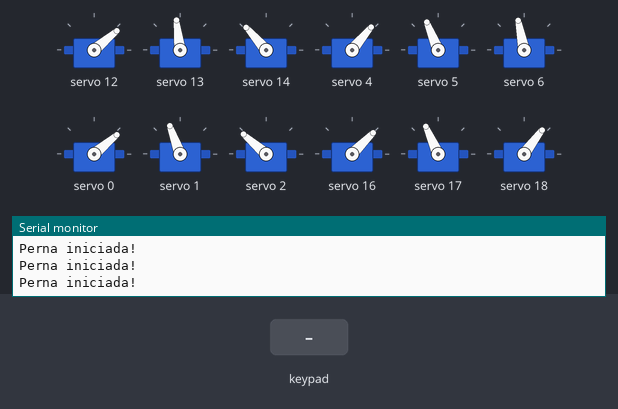
Simulated run of this sketch. Board: ESP32. Shown: 12 × servo, the last lines printed to the serial monitor. The inputs (shaded band) are chosen by the test bench.

Above: at 5.2 s.
5.3 s: key 'U' pressed
At 5.46 s:
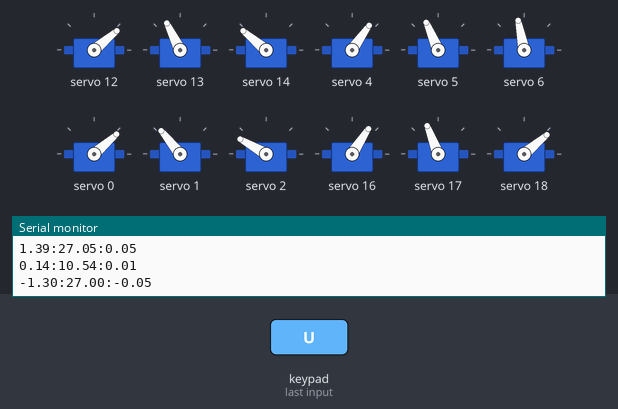
7.2 s: key 'L' pressed
At 7.57 s:
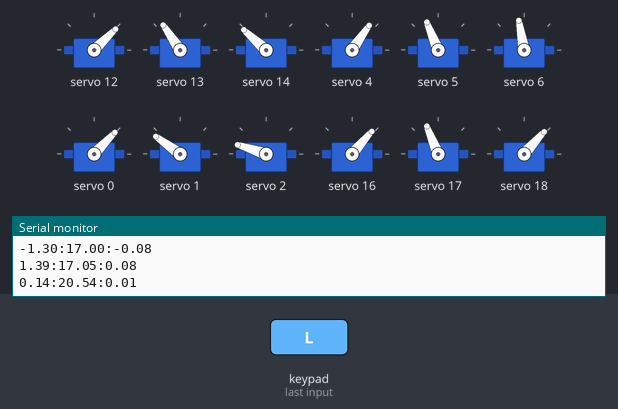
9.1 s: key 'D' pressed
11.0 s: key 'R' pressed
At 11.18 s:
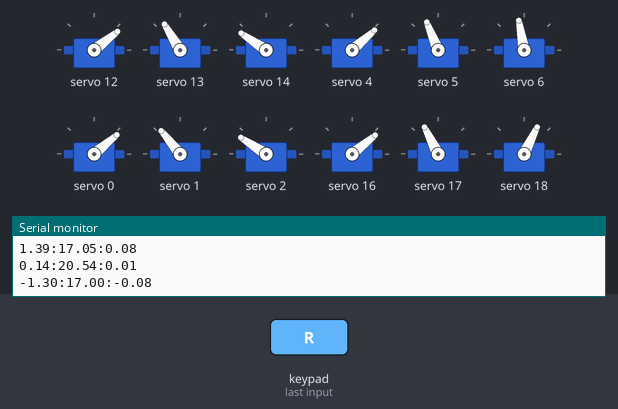
Timing chart, 0 to 13.9 s (numbered marks = the images above; inputs shaded):
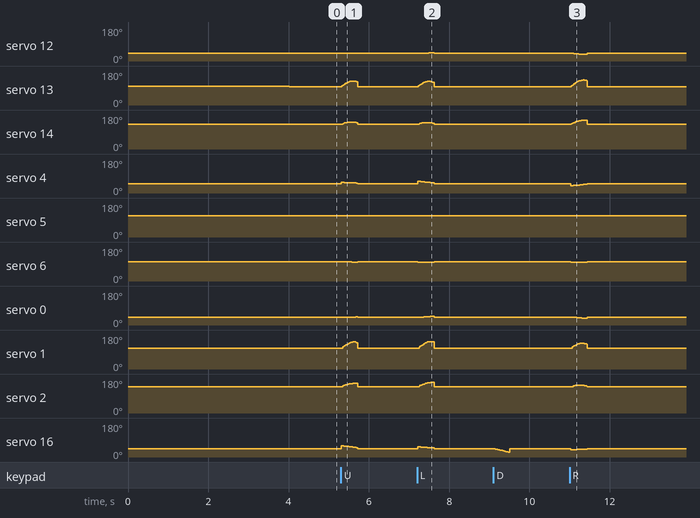

Measured:
- after the input at 5.3 s, servo 12: 40° → 41° after 0.18 s, → 42° 0.16 s later, → 40° 0.09 s later; servo 13: rises from 97° to 127° in 0.24 s, then falls to 97° in 0.15 s
- after the input at 7.2 s, servo 12: 40° → 42° after 0.09 s, → 44° 0.20 s later, → 40° 0.13 s later; servo 13: rises from 97° to 125° in 0.22 s, then falls to 97° in 0.17 s
- after the input at 11.0 s, servo 12: 40° → 38° after 0.11 s, → 37° 0.13 s later, → 40° 0.10 s later; servo 13: rises from 97° to 133° in 0.29 s, then falls to 97° in 0.11 s

The sketch:

tiffany_v1.ino
```cpp
#define CUSTOM_SETTINGS
#define INCLUDE_GAMEPAD_MODULE
#include <DabbleESP32.h>
#include <Wire.h>
#include <Adafruit_PWMServoDriver.h>
#include <math.h>

#define TOTAL_PONTOS 66
#define METADE_PONTOS TOTAL_PONTOS / 2

int OFFSET_EF = 0;
int OFFSET_DT = METADE_PONTOS;
int OFFSET_EM = METADE_PONTOS;
int OFFSET_DF = METADE_PONTOS;
int OFFSET_ET = 0;
int OFFSET_DM = 0;

int bolha = 0;

Adafruit_PWMServoDriver pwm1 = Adafruit_PWMServoDriver(0x40);
Adafruit_PWMServoDriver pwm2 = Adafruit_PWMServoDriver(0x41);

struct Perna {
  Adafruit_PWMServoDriver* pwm;
  int pinOmbro;
  int pinFemur;
  int pinTibia;
  int angOmbro;
  int angFemur;
  int angTibia;
  int proxangOmbro;
  int proxangFemur;
  int proxangTibia;
  float proxangOmbro_rad;
  float proxangFemur_rad;
  float proxangTibia_rad;
  int OMIN;
  int OMAX;
  int FMIN;
  int FMAX;
  int TMIN;
  int TMAX;
  float x_ini;
  float y_ini;
  float z_ini;
  float x;
  float y;
  float z;
  float P0[2];
  float P1[2];
  float P2[2];
  float P3[2];
  float andada[3][TOTAL_PONTOS];
  float andada_rodarAH[3][TOTAL_PONTOS];
  float andada_rodarH[3][TOTAL_PONTOS];
  float angulin;
  float Obodyx;
  float Obodyy;

  Perna(Adafruit_PWMServoDriver* pwm, int pinOmbro, int pinFemur, int pinTibia, int angOmbroIni, int angFemurIni, int angTibiaIni, int OMIN, int OMAX, int FMIN, int FMAX, int TMIN, int TMAX, float Obodyx, float Obodyy) {
    this->pwm = pwm;
    this->pinOmbro = pinOmbro;
    this->pinFemur = pinFemur;
    this->pinTibia = pinTibia;
    this->angOmbro = -1;
    this->angFemur = -1;
    this->angTibia = -1;
    this->proxangOmbro = angOmbroIni;
    this->proxangFemur = angFemurIni;
    this->proxangTibia = angTibiaIni;
    this->proxangOmbro_rad = float(angOmbroIni)*M_PI/180.0;
    this->proxangFemur_rad = float(angFemurIni)*M_PI/180.0;
    this->proxangTibia_rad = float(angTibiaIni)*M_PI/180.0;
    this->OMIN = OMIN;
    this->OMAX = OMAX;
    this->FMIN = FMIN;
    this->FMAX = FMAX;
    this->TMIN = TMIN;
    this->TMAX = TMAX;
    this->x_ini = 0.0;
    this->y_ini = 0.0;
    this->z_ini = 0.0;
    this->x = 0.0;
    this->y = 0.0;
    this->z = 0.0;
    this->P0[0] = 0.0;
    this->P0[1] = 0.0;
    this->P1[0] = 0.0;
    this->P1[1] = 0.0;
    this->P2[0] = 0.0;
    this->P2[1] = 0.0;
    this->P3[0] = 0.0;
    this->P3[1] = 0.0;
    this->angulin = M_PI/6.0;
    this->Obodyx = Obodyx;
    this->Obodyy = Obodyy;
  }

  void iniciaPerna() {
    // passa o ang ou proxang e gera this-x
    this->cinematica_direta_origem(2.6, 9.0, 12.16, this->proxangOmbro_rad, this->proxangFemur_rad, this->proxangTibia_rad);
    this->x_ini = this->x;
    this->y_ini = this->y;
    this->z_ini = this->z;
    // Inicializa os vetores de trajetoria
    this->P0[0] = this->x_ini-4.0;
    this->P0[1] = this->z_ini;
    this->P1[0] = this->P0[0] + 2.0;
    this->P1[1] = this->P0[1] + 6.0;
    this->P2[0] = this->P0[0] + 4.7;
    this->P2[1] = this->P0[1] + 6.0;
    this->P3[0] = this->P0[0] + 8.0;
    this->P3[1] = this->P0[1];

    this->angOmbro = this->proxangOmbro;
    int pulso = map(this->angOmbro, 0, 180, OMIN, OMAX);
    pwm->setPWM(this->pinOmbro, 0, pulso);

    this->angFemur = this->proxangFemur;
    pulso = map(this->angFemur, 0, 180, FMIN, FMAX);
    pwm->setPWM(this->pinFemur, 0, pulso);

    this->angTibia = this->proxangTibia;
    pulso = map(this->angTibia, 0, 180, TMIN, TMAX);
    pwm->setPWM(this->pinTibia, 0, pulso);

    Serial.println("Perna iniciada!");
    // Serial.print("Ombro " + String(this->angOmbro));
    // Serial.print(" Femur " + String(this->angFemur));
    // Serial.println(" Tibia " + String(this->angTibia));
  }

  void moverPerna() {
    if (this->proxangOmbro != this->angOmbro) {
      this->proxangOmbro_rad = float(proxangOmbro)*M_PI/180.0;
      this->angOmbro = this->proxangOmbro;
      int pulso = map(this->angOmbro, 0, 180, OMIN, OMAX);
      pwm->setPWM(this->pinOmbro, 0, pulso);
    }
    if (this->proxangFemur != this->angFemur) {
      this->proxangFemur_rad = float(proxangFemur)*M_PI/180.0;
      this->angFemur = this->proxangFemur;
      int pulso = map(this->angFemur, 0, 180, FMIN, FMAX);
      pwm->setPWM(this->pinFemur, 0, pulso);
    }
    if (this->proxangTibia != this->angTibia) {
      this->proxangTibia_rad = float(proxangTibia)*M_PI/180.0;
      this->angTibia = this->proxangTibia;
      int pulso = map(this->angTibia, 0, 180, TMIN, TMAX);
      pwm->setPWM(this->pinTibia, 0, pulso);
    }
    // Serial.print("Ombro " + String(this->angOmbro));
    // Serial.print(" Femur " + String(this->angFemur));
    // Serial.println(" Tibia " + String(this->angTibia));
  }

  // cinematica_direta_origem(2.6, 9.0, 12.16, this->proxangOmbro_rad, this->proxangFemur_rad, this->proxangTibia_rad)
  void cinematica_direta_origem(float L1, float L2, float L3, float theta1_rad, float theta2_rad, float theta3_rad){
    this->x = -L3*(cos(theta2_rad)*cos(theta3_rad)*sin(theta1_rad) - sin(theta1_rad)*sin(theta2_rad)*sin(theta3_rad)) - L1*sin(theta1_rad) - L2*cos(theta2_rad)*sin(theta1_rad);
    this->y = L1*cos(theta1_rad) - L3*(cos(theta1_rad)*sin(theta2_rad)*sin(theta3_rad) - cos(theta1_rad)*cos(theta2_rad)*cos(theta3_rad)) + L2*cos(theta1_rad)*cos(theta2_rad);
    this->z = L3*sin(theta2_rad + theta3_rad) + L2*sin(theta2_rad);
    // Serial.print("x: " + String(this->x));
    // Serial.print(" y: " + String(this->y));
    // Serial.println(" z: " + String(this->z));
  }

  // cinematica_inversa(2.6, 9.0, 12.16);
  void cinematica_inversa(float L1, float L2, float L3) {
    this->proxangOmbro_rad = -atan2(this->x, this->y);
    this->proxangOmbro = int(this->proxangOmbro_rad * 180.0 / M_PI);

    float y_linha = sqrt(this->x * this->x + this->y * this->y) - L1;
    float L = sqrt(this->z * this->z + y_linha * y_linha);
    //-0.8192 , Ombro 34 Femur 74 Tibia -32
    // -0.8440 , Ombro 34 Femur 73 Tibia -29
    // -0.8677 , Ombro 33 Femur 72 Tibia -27
    // -0.8902 , Ombro 33 Femur 70 Tibia -24
    // -0.9115 , Ombro 33 Femur 69 Tibia -21

    this->proxangTibia_rad = -M_PI + acos((L2 * L2 + L3 * L3 - L * L) / (2 * L2 * L3));
    this->proxangTibia = int(this->proxangTibia_rad * 180.0 / M_PI);
    this->proxangFemur_rad = acos((L * L + L2 * L2 - L3 * L3) / (2 * L * L2)) +
              atan2(this->z, y_linha);
    this->proxangFemur = int(this->proxangFemur_rad * 180.0 / M_PI);
  }

  void proximo_ponto_trajetoria(int k, int offset, float angulo) {
    int kn = (k + offset) % TOTAL_PONTOS;
    float t;
    float u;
    // Atualiza posição
    if (kn < METADE_PONTOS){
      t = float(kn)/(METADE_PONTOS-1);
      u = 1 - t;
      this->x = this->x_ini + cos(angulo)*(-this->x_ini + pow(u, 3) * this->P0[0] + 3 * pow(u, 2) * t * this->P1[0] + 3 * u * pow(t, 2) * this->P2[0] + pow(t, 3) * this->P3[0]);
      this->y = this->y_ini + sin(angulo)*(-this->x_ini + pow(u, 3) * this->P0[0] + 3 * pow(u, 2) * t * this->P1[0] + 3 * u * pow(t, 2) * this->P2[0] + pow(t, 3) * this->P3[0]);
      this->z = pow(u, 3) * this->P0[1] + 3 * pow(u, 2) * t * this->P1[1] + 3 * u * pow(t, 2) * this->P2[1] + pow(t, 3) * this->P3[1];
    }
    else{
      this->x = this->x_ini + cos(angulo)*(-this->x_ini + this->P3[0] + (this->P0[0] - this->P3[0])*(float(kn - METADE_PONTOS) / (METADE_PONTOS - 1)));
      this->y = this->y_ini + sin(angulo)*(-this->x_ini + this->P3[0] + (this->P0[0] - this->P3[0])*(float(kn - METADE_PONTOS) / (METADE_PONTOS - 1)));
      this->z = this->z_ini;
    }
  }

  void proximo_ponto_trajetoria_rodar(int k, int offset, float angulo, float dy) {
    int kn = (k + offset) % TOTAL_PONTOS;
    float t;
    float u;
    float d_theta;
    // Constantes
    float theta_ini = atan2((this->x_ini+this->Obodyx), (this->y_ini+this->Obodyy+dy));
    float aux = this->x_ini+this->Obodyx;
    Serial.print(aux);
    Serial.print(":");
    aux = this->y_ini+this->Obodyy+dy;
    Serial.print(aux);
    Serial.print(":");
    Serial.println(theta_ini);
    float r = sqrt(pow(this->x_ini+this->Obodyx, 2) + pow(this->y_ini+this->Obodyy+dy, 2)); // Não sei se o +dy entra aqui ou é para diminuir o raio mesmo: +dr ou se é ir pra frente mas com passos de largura diferentes
    float angulo_rad = (angulo/180.0)*M_PI;
    // Atualiza posição
    if (kn < METADE_PONTOS){
      t = float(kn)/(METADE_PONTOS-1);
      u = 1 - t;
      d_theta = angulo_rad*t;
      this->x = r*sin(theta_ini + d_theta) - this->Obodyx;
      this->y = r*cos(theta_ini + d_theta) - this->Obodyy - dy;
      this->z = pow(u, 3) * this->P0[1] + 3 * pow(u, 2) * t * this->P1[1] + 3 * u * pow(t, 2) * this->P2[1] + pow(t, 3) * this->P3[1];
    }
    else{
      t = float(TOTAL_PONTOS - 1 - kn) / (METADE_PONTOS - 1);
      d_theta = angulo_rad*t;
      this->x = r*sin(theta_ini + d_theta) - this->Obodyx;
      this->y = r*cos(theta_ini + d_theta) - this->Obodyy - dy;
      this->z = this->z_ini;
    }
  }

  void proximo_ponto_pata(int k, int offset, float dx, float dy, float dz) {
    int kn = (k + offset) % TOTAL_PONTOS;
    float t;
    float u;
    float dx1 = dx/4.0;
    float dx2 = dx/2.0;
    float Px[4] = {this->x_ini, this->x_ini+dx1, this->x_ini+dx2, this->x_ini+dx};
    float dy1 = dy/4.0;
    float dy2 = dy/2.0;
    float Py[4] = {this->y_ini, this->y_ini+dy1, this->y_ini+dy2, this->y_ini+dy};
    float dz1 = dz/4.0;
    float dz2 = dz/2.0;
    float Pz[4] = {this->z_ini, this->z_ini+dz1+6.0, this->z_ini+dz2+10.0, this->z_ini+dz};

    // Atualiza posição
    if (kn < METADE_PONTOS){
      t = float(kn)/(METADE_PONTOS-1);
      u = 1 - t;
      this->x = pow(u, 3) * Px[0] + 3 * pow(u, 2) * t * Px[1] + 3 * u * pow(t, 2) * Px[2] + pow(t, 3) * Px[3];
      this->y = pow(u, 3) * Py[0] + 3 * pow(u, 2) * t * Py[1] + 3 * u * pow(t, 2) * Py[2] + pow(t, 3) * Py[3];
      this->z = pow(u, 3) * Pz[0] + 3 * pow(u, 2) * t * Pz[1] + 3 * u * pow(t, 2) * Pz[2] + pow(t, 3) * Pz[3];
    }
  }

  void proximo_ponto_trajetoria_antigo(int k, int offset) {
    int kn = (k + offset) % TOTAL_PONTOS;
    // Atualiza posição
    this->x = this->andada[0][kn];
    this->y = this->andada[1][kn];
    this->z = this->andada[2][kn];
  }

  void proximo_ponto_trajetoria_rodar_antigo(int k, int offset, int sentido) {
    int kn = (k + offset) % TOTAL_PONTOS;
    // Atualiza posição
    if(sentido==0){ //AH = 0 = GIRAR PRA ESQUERDA
      this->x = this->andada_rodarAH[0][kn];
      this->y = this->andada_rodarAH[1][kn];
      this->z = this->andada_rodarAH[2][kn];
    }
    else{
      this->x = this->andada_rodarH[0][kn];
      this->y = this->andada_rodarH[1][kn];
      this->z = this->andada_rodarH[2][kn];
    }
  }

  void moverPosIni() {
    this->x = this->x_ini;
    this->y = this->y_ini;
    this->z = this->z_ini;

    cinematica_inversa(2.6, 9.0, 12.16);

    if (this->proxangOmbro != this->angOmbro) {
      this->angOmbro = this->proxangOmbro;
      int pulso = map(this->angOmbro, 0, 180, OMIN, OMAX);
      pwm->setPWM(this->pinOmbro, 0, pulso);
    }
    if (this->proxangFemur != this->angFemur) {
      this->angFemur = this->proxangFemur;
      int pulso = map(this->angFemur, 0, 180, FMIN, FMAX);
      pwm->setPWM(this->pinFemur, 0, pulso);
    }
    if (this->proxangTibia != this->angTibia) {
      this->angTibia = this->proxangTibia;
      int pulso = map(this->angTibia, 0, 180, TMIN, TMAX);
      pwm->setPWM(this->pinTibia, 0, pulso);
    }
    // Serial.print("Ombro " + String(this->angOmbro));
    // Serial.print(" Femur " + String(this->angFemur));
    // Serial.println(" Tibia " + String(this->angTibia));
  }
};

int angulo = 0;

Perna EsqF = {&pwm1, 12, 13, 14, 35, 26, -100, 142, 426, 258, 682, 158, -258, 9.44, 5.55}; // ou 145, 475 -> 140, 470
Perna EsqM = {&pwm1, 4, 5, 6, 0, 26, -100, 218, 530, 296, 672, 154, -154, 0.14, 6.5};
Perna EsqT = {&pwm1, 0, 1, 2, -35, 26, -100, 263, 603, 286, 702, 168, -260, -9.35, 5.5};

Perna DirF = {&pwm2, 0, 1, 2, 35, 26, -100, 268, -52, 410, -14, 456, 876, 9.44, 5.55};
Perna DirM = {&pwm2, 8, 9, 10, 0, 26, -100, 390, 18, 330, -6, 432, 850, 0.14, 6.5};
Perna DirT = {&pwm2, 12, 13, 14, -35, 26, -100, 381, -43, 360, -104, 468, 880, -9.35, 5.5};

/*
ULTIMO:
Perna EsqF = {&pwm1, 12, 13, 14, 35, 26, -100, 142, 426, 258, 682, 155, -255}; // ou 145, 475 -> 140, 470
Perna EsqM = {&pwm1, 4, 5, 6, 0, 26, -100, 218, 530, 296, 672, 153, -141};
Perna EsqT = {&pwm1, 0, 1, 2, -35, 26, -100, 263, 603, 234, 642, 165, -245};

Perna DirF = {&pwm2, 0, 1, 2, 35, 26, -100, 268, -52, 410, -14, 458, 860};
Perna DirM = {&pwm2, 8, 9, 10, 0, 26, -100, 390, 18, 330, -6, 377, 681};
Perna DirT = {&pwm2, 12, 13, 14, -35, 26, -100, 183, -157, 360, -104, 470, 880};

Perna EsqF = {&pwm1, 12, 13, 14, 35, 26, -100, 142, 426, 263, 669, 155, -255}; // ou 145, 475 -> 140, 470
Perna EsqM = {&pwm1, 4, 5, 6, 0, 26, -100, 218, 530, 298, 698, 153, -141};
Perna EsqT = {&pwm1, 0, 1, 2, -35, 26, -100, 263, 603, 248, 652, 165, -245}; MEXI NO FEMUR ESQT

Perna DirF = {&pwm2, 0, 1, 2, 35, 26, -100, 268, -52, 407, -17, 458, 860};
Perna DirM = {&pwm2, 8, 9, 10, 0, 26, -100, 390, 18, 320, -12, 377, 681};
Perna DirT = {&pwm2, 12, 13, 14, -35, 26, -100, 183, -157, 357, -83, 470, 880};
*/

void TaskTrajetoria(void *pvParameters);
void TaskServos(void *pvParameters);

void TaskServos(void *pvParameters);

void setup() {
  Serial.begin(115200);
  Dabble.begin("Tiffany");
  Serial.println("Tiffany ligada");

  pwm1.begin();
  pwm1.setPWMFreq(50);  // This is the maximum PWM frequency

  pwm2.begin();
  pwm2.setPWMFreq(50);  // This is the maximum PWM frequency

  delay(2000);

  EsqF.iniciaPerna();
  EsqM.iniciaPerna();
  EsqT.iniciaPerna();

  DirF.iniciaPerna();
  DirM.iniciaPerna();
  DirT.iniciaPerna();
  delay(2000);

  xTaskCreate(TaskTrajetoria, "Trajetoria", 4096, NULL, 1, NULL);
  xTaskCreate(TaskServos, "Servos", 4096, NULL, 1, NULL);
  }

void loop(){

}

bool select_apertado = 0;
int angulo_joystick;
void TaskTrajetoria(void *pvParameters) {
  int k = 0;
  for (;;) {
    if (bolha == 1) {// Gira pra esquerda no proprio eixo
        //proximo_ponto_trajetoria_rodar(int k, int offset, float angulo, float dy)
        EsqF.proximo_ponto_trajetoria_rodar(k, OFFSET_EF, -10, 0);
        DirM.proximo_ponto_trajetoria_rodar(k, OFFSET_DM, +10, 0);
        EsqT.proximo_ponto_trajetoria_rodar(k, OFFSET_ET, -10, 0);
        DirF.proximo_ponto_trajetoria_rodar(k, OFFSET_DF, +10, 0);
        EsqM.proximo_ponto_trajetoria_rodar(k, OFFSET_EM, -10, 0);
        DirT.proximo_ponto_trajetoria_rodar(k, OFFSET_DT, +10, 0);
        // Serial.print(String(EsqF.angulin,4) + " , ");
        // A partir dos x da trajetoria, atualiza os proxang
        EsqF.cinematica_inversa(2.6, 9.0, 12.16); // pega o valor de this->x e atualiza os proxang
        DirM.cinematica_inversa(2.6, 9.0, 12.16); // pega o valor de this->x e atualiza os proxang
        EsqT.cinematica_inversa(2.6, 9.0, 12.16); // pega o valor de this->x e atualiza os proxang
        DirF.cinematica_inversa(2.6, 9.0, 12.16); // pega o valor de this->x e atualiza os proxang
        EsqM.cinematica_inversa(2.6, 9.0, 12.16); // pega o valor de this->x e atualiza os proxang
        DirT.cinematica_inversa(2.6, 9.0, 12.16); // pega o valor de this->x e atualiza os proxang
        EsqF.moverPerna();
        DirM.moverPerna();
        EsqT.moverPerna();
        DirF.moverPerna();
        EsqM.moverPerna();
        DirT.moverPerna();
        if (k == TOTAL_PONTOS - 1){
          k = 0;
        }
        else{
          k++;
        }
        vTaskDelay(pdMS_TO_TICKS(10));
    }
    else if(bolha == 2){// Gira pra direita no proprio eixo
        //proximo_ponto_trajetoria_rodar(int k, int offset, float angulo, float dy)
        EsqF.proximo_ponto_trajetoria_rodar(k, OFFSET_EF, +10, 0);
        DirM.proximo_ponto_trajetoria_rodar(k, OFFSET_DM, -10, 0);
        EsqT.proximo_ponto_trajetoria_rodar(k, OFFSET_ET, +10, 0);
        DirF.proximo_ponto_trajetoria_rodar(k, OFFSET_DF, -10, 0);
        EsqM.proximo_ponto_trajetoria_rodar(k, OFFSET_EM, +10, 0);
        DirT.proximo_ponto_trajetoria_rodar(k, OFFSET_DT, -10, 0);
        // Serial.print(String(EsqF.angulin,4) + " , ");
        // A partir dos x da trajetoria, atualiza os proxang
        EsqF.cinematica_inversa(2.6, 9.0, 12.16); // pega o valor de this->x e atualiza os proxang
        DirM.cinematica_inversa(2.6, 9.0, 12.16); // pega o valor de this->x e atualiza os proxang
        EsqT.cinematica_inversa(2.6, 9.0, 12.16); // pega o valor de this->x e atualiza os proxang
        DirF.cinematica_inversa(2.6, 9.0, 12.16); // pega o valor de this->x e atualiza os proxang
        EsqM.cinematica_inversa(2.6, 9.0, 12.16); // pega o valor de this->x e atualiza os proxang
        DirT.cinematica_inversa(2.6, 9.0, 12.16); // pega o valor de this->x e atualiza os proxang
        EsqF.moverPerna();
        DirM.moverPerna();
        EsqT.moverPerna();
        DirF.moverPerna();
        EsqM.moverPerna();
        DirT.moverPerna();
        if (k == TOTAL_PONTOS - 1){
          k = 0;
        }
        else{
          k++;
        }
        vTaskDelay(pdMS_TO_TICKS(10));
    }
    else if(bolha == 3){// Gira pra esquerda em torno de algo
        //proximo_ponto_trajetoria_rodar(int k, int offset, float angulo, float dy)
        EsqF.proximo_ponto_trajetoria_rodar(k, OFFSET_EF, -10, -10);
        DirM.proximo_ponto_trajetoria_rodar(k, OFFSET_DM, +10, 10);
        EsqT.proximo_ponto_trajetoria_rodar(k, OFFSET_ET, -10, -10);
        DirF.proximo_ponto_trajetoria_rodar(k, OFFSET_DF, +10, 10);
        EsqM.proximo_ponto_trajetoria_rodar(k, OFFSET_EM, -10, -10);
        DirT.proximo_ponto_trajetoria_rodar(k, OFFSET_DT, +10, 10);
        // Serial.print(String(EsqF.angulin,4) + " , ");
        // A partir dos x da trajetoria, atualiza os proxang
        EsqF.cinematica_inversa(2.6, 9.0, 12.16); // pega o valor de this->x e atualiza os proxang
        DirM.cinematica_inversa(2.6, 9.0, 12.16); // pega o valor de this->x e atualiza os proxang
        EsqT.cinematica_inversa(2.6, 9.0, 12.16); // pega o valor de this->x e atualiza os proxang
        DirF.cinematica_inversa(2.6, 9.0, 12.16); // pega o valor de this->x e atualiza os proxang
        EsqM.cinematica_inversa(2.6, 9.0, 12.16); // pega o valor de this->x e atualiza os proxang
        DirT.cinematica_inversa(2.6, 9.0, 12.16); // pega o valor de this->x e atualiza os proxang
        EsqF.moverPerna();
        DirM.moverPerna();
        EsqT.moverPerna();
        DirF.moverPerna();
        EsqM.moverPerna();
        DirT.moverPerna();
        if (k == TOTAL_PONTOS - 1){
          k = 0;
        }
        else{
          k++;
        }
        vTaskDelay(pdMS_TO_TICKS(10));
    }
    else if(bolha == 4){//Mover patinha para a posição X = [x_ini+10;y_ini;z_ini+10]
        float angulo = M_PI/6.0;
        float pos_x = -10;
        float pos_y = 0;
        float pos_z = 10;
        DirF.proximo_ponto_pata(k, 0, pos_x, pos_y, pos_z);
        // A partir dos x da trajetoria, atualiza os proxang
        DirF.cinematica_inversa(2.6, 9.0, 12.16); // pega o valor de this->x e atualiza os proxang
        DirF.moverPerna();
        if (k < METADE_PONTOS){
          k++;
        }
        vTaskDelay(pdMS_TO_TICKS(10));
    }
    else if(bolha == 5){//ESQUERDA
        float angulo = (float(angulo_joystick)-90)*M_PI/180.0;
        EsqF.proximo_ponto_trajetoria(k, OFFSET_EF, -angulo);
        DirM.proximo_ponto_trajetoria(k, OFFSET_DM, angulo);
        EsqT.proximo_ponto_trajetoria(k, OFFSET_ET, -angulo);
        DirF.proximo_ponto_trajetoria(k, OFFSET_DF, angulo);
        EsqM.proximo_ponto_trajetoria(k, OFFSET_EM, -angulo);
        DirT.proximo_ponto_trajetoria(k, OFFSET_DT, angulo);
        // Serial.print(String(EsqF.angulin,4) + " , ");
        // A partir dos x da trajetoria, atualiza os proxang
        EsqF.cinematica_inversa(2.6, 9.0, 12.16); // pega o valor de this->x e atualiza os proxang
        DirM.cinematica_inversa(2.6, 9.0, 12.16); // pega o valor de this->x e atualiza os proxang
        EsqT.cinematica_inversa(2.6, 9.0, 12.16); // pega o valor de this->x e atualiza os proxang
        DirF.cinematica_inversa(2.6, 9.0, 12.16); // pega o valor de this->x e atualiza os proxang
        EsqM.cinematica_inversa(2.6, 9.0, 12.16); // pega o valor de this->x e atualiza os proxang
        DirT.cinematica_inversa(2.6, 9.0, 12.16); // pega o valor de this->x e atualiza os proxang
        EsqF.moverPerna();
        DirM.moverPerna();
        EsqT.moverPerna();
        DirF.moverPerna();
        EsqM.moverPerna();
        DirT.moverPerna();
        if (k == 0){
          k = TOTAL_PONTOS - 1;
        }
        else{
          k--;
        }
        vTaskDelay(pdMS_TO_TICKS(10));
    }
    else{
      k = 0;
      EsqF.moverPosIni();
      DirM.moverPosIni();
      EsqT.moverPosIni();
      DirF.moverPosIni();
      EsqM.moverPosIni();
      DirT.moverPosIni();
      vTaskDelay(pdMS_TO_TICKS(10));
    }
  }
}

int pulsao = 0;
void TaskServos(void *pvParameters) {
  for (;;) {
    Dabble.processInput();

    if (GamePad.isUpPressed()){
      bolha = 3;
    }
    else if(GamePad.isDownPressed()){
      bolha = 4;
    }
    else if(GamePad.isRightPressed()){
      bolha = 2;
    }
    else if(GamePad.isLeftPressed()){
      bolha = 1;
    }
    else if(GamePad.getRadius() > 2){
      angulo_joystick = GamePad.getAngle();
      bolha = 5;
    }
    else{
      bolha = 0;
    }


    if (GamePad.isTrianglePressed()){
      OFFSET_EF = 0;
      OFFSET_DT = METADE_PONTOS;
      OFFSET_EM = METADE_PONTOS;
      OFFSET_DF = METADE_PONTOS;
      OFFSET_ET = 0;
      OFFSET_DM = 0;
    }
    else if (GamePad.isCrossPressed()){
      /*
      OFFSET_EF = 0;
      OFFSET_DM = TOTAL_PONTOS/6;
      OFFSET_ET = 2*TOTAL_PONTOS/6;
      OFFSET_DT = 3*TOTAL_PONTOS/6;
      OFFSET_EM = 4*TOTAL_PONTOS/6;
      OFFSET_DF = 5*TOTAL_PONTOS/6;
      */
      OFFSET_EF = 0;
      OFFSET_DT = TOTAL_PONTOS/6;
      OFFSET_EM = 2*TOTAL_PONTOS/6;
      OFFSET_DF = 3*TOTAL_PONTOS/6;
      OFFSET_ET = 4*TOTAL_PONTOS/6;
      OFFSET_DM = 5*TOTAL_PONTOS/6;
    }
    vTaskDelay(pdMS_TO_TICKS(20));

  }
}
```
